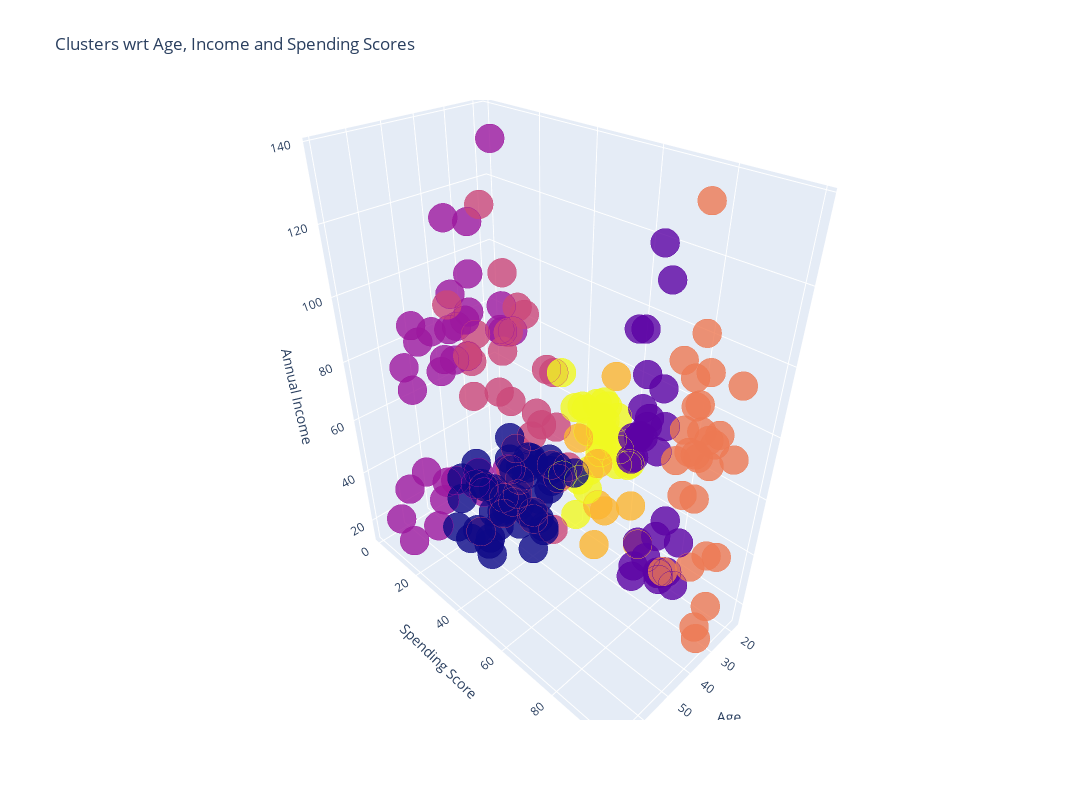

The notebook cell saved with this chart:
### Code cell
trace1 = go.Scatter3d(
    x= df['Age'],
    y= df['Spending Score (1-100)'],
    z= df['Annual Income (k$)'],
    mode='markers',
     marker=dict(
        color = df['cluster'], 
        size= 10,
        line=dict(
            color= df['cluster'],
            width= 18
        ),
        opacity=0.8
     )
)
data = [trace1]
layout = go.Layout(
    title= 'Clusters wrt Age, Income and Spending Scores',
    scene = dict(
            xaxis = dict(title  = 'Age'),
            yaxis = dict(title  = 'Spending Score'),
            zaxis = dict(title  = 'Annual Income')
        ),
    width=1200,  
    height=800,  
)
fig = go.Figure(data=data, layout=layout)
py.offline.iplot(fig)

### Figure 1 — Plotly figure (JSON) as saved in the notebook; plotly's stock layout.template omitted (floating-point values rounded to 4 significant figures; data arrays with more than 128 entries replaced by an {"elided": "..."} marker saying what was removed)
{"data": [{"marker": {"color": {"elided": "200 int values"}, "line": {"color": {"elided": "200 int values"}, "width": 18}, "opacity": 0.8, "size": 10}, "mode": "markers", "type": "scatter3d", "x": {"elided": "200 int values"}, "y": {"elided": "200 int values"}, "z": {"elided": "200 int values"}}], "layout": {"height": 800, "scene": {"xaxis": {"title": {"text": "Age"}}, "yaxis": {"title": {"text": "Spending Score"}}, "zaxis": {"title": {"text": "Annual Income"}}}, "title": {"text": "Clusters wrt Age, Income and Spending Scores"}, "width": 1200}}
